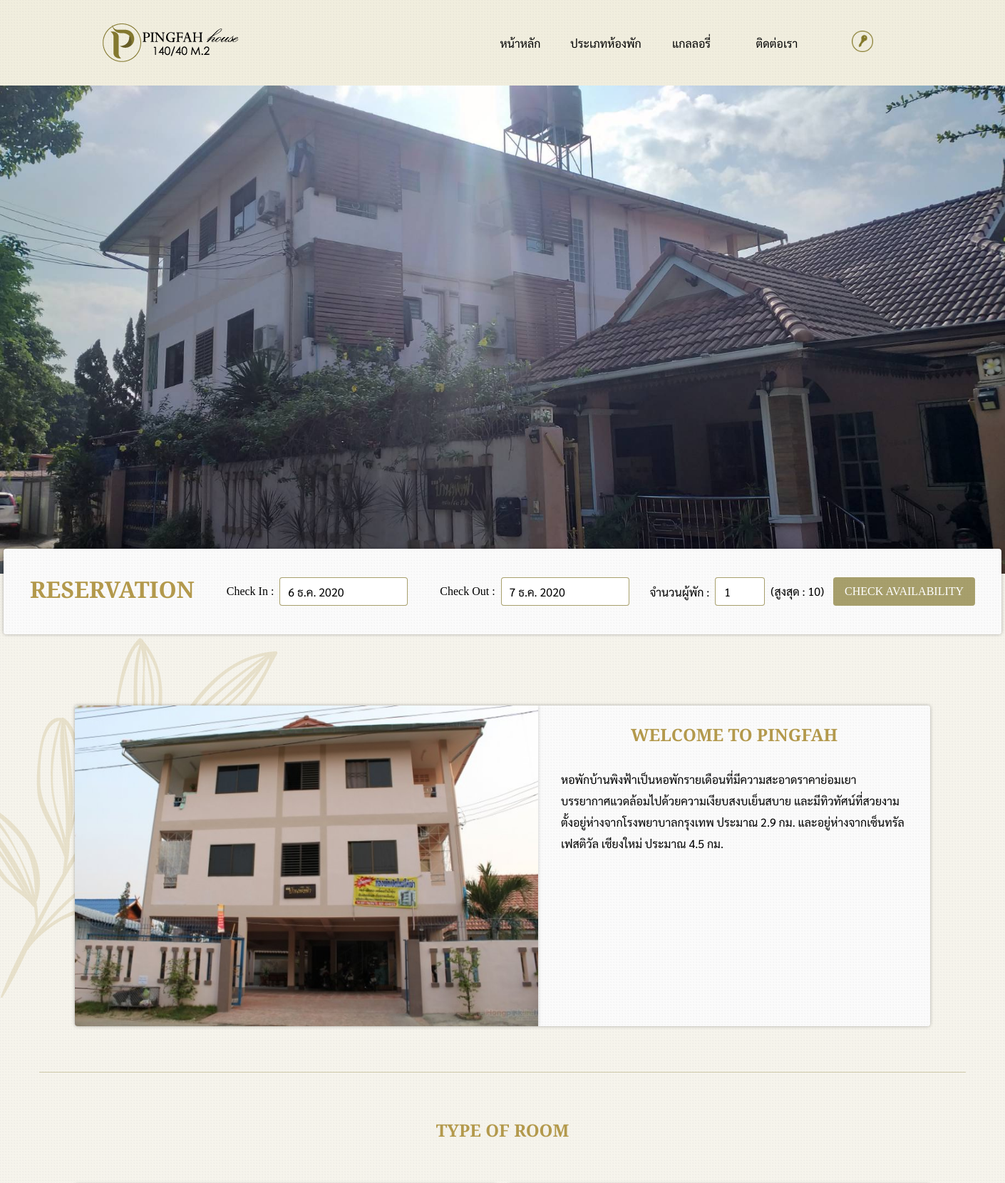
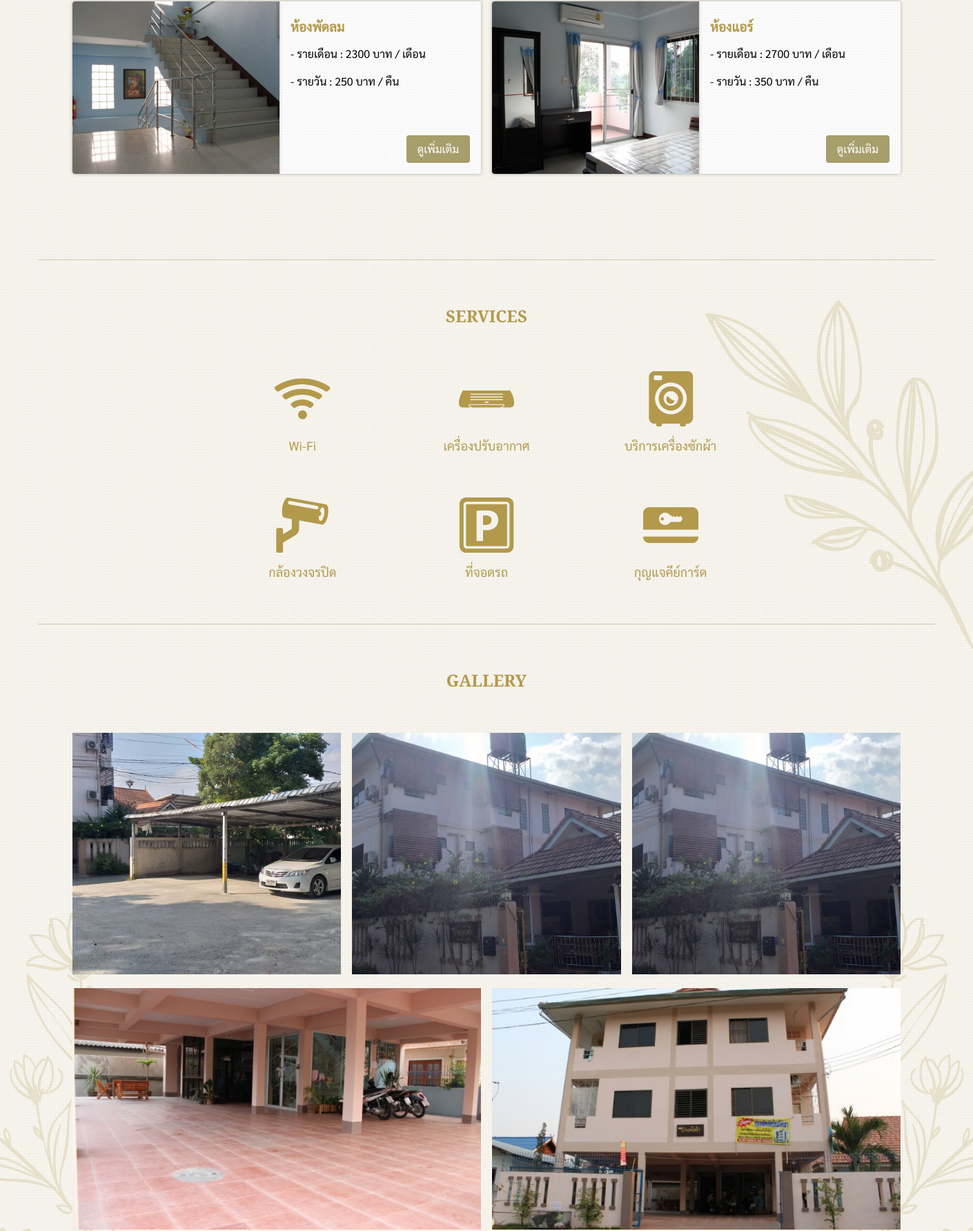
The page / (upper part) on the database its author committed (2 pictures, top to bottom).
### tables this page shows
CREATE TABLE `roomdetail` (
  `type` varchar(255) NOT NULL,
  `water_bill` float(255,2) DEFAULT NULL,
  `elec_bill` float(255,2) DEFAULT NULL,
  `cable_charge` float(255,2) DEFAULT NULL,
  `fines` float(255,2) DEFAULT NULL,
  `price` float(255,2) DEFAULT NULL,
  `pic1` varchar(255) DEFAULT NULL,
  `pic2` varchar(255) DEFAULT NULL,
  `pic3` varchar(255) DEFAULT NULL,
  `pic4` varchar(255) DEFAULT NULL,
  `pic5` varchar(255) DEFAULT NULL,
  `pic6` varchar(255) DEFAULT NULL,
  `detail` varchar(255) DEFAULT NULL,
  `daily_price` float(255,2) DEFAULT NULL
);

CREATE TABLE `gallery` (
  `gallery_id` int(11) NOT NULL,
  `gallery_name` varchar(200) NOT NULL
);

### index.php (the view, shortened to what this page needs)
<?php
include('pages/connection.php');
?>
<!DOCTYPE html>
<html lang="en">
<head>
    <link rel="stylesheet" href="css/main.css">
    <link rel="stylesheet" href="css/my-style.css">
    <link href="https://unpkg.com/aos@2.3.1/dist/aos.css" rel="stylesheet">
</head>
<body onload="bannerload()">
    <?php include('components/maintopbar.php') ?>
    <div style="position:relative;">
        <div class="banner">
            <img src="img/tool/13136571044859.jpg" alt="" id="banner">
        </div>
        <div class="reservation" id="re">
            <div class="card">
                <strong><label class="topic">RESERVATION</label></strong>
                <div style="padding:0 16px 0 32px">
                    <div style="display:flex;align-items:center;">
                        <label style="font-family: 'Playfair Display', serif;">Check In : </label>
                        <div style="position:relative;padding-left:8px;height:40px;">
                            <p id="check_in_date" class="dateText"></p>
                        </div>
                    </div>
                </div>
                <div style="padding:0 16px">
                    <div style="display:flex;align-items:center;">
                        <label style="font-family: 'Playfair Display', serif;">Check Out : </label>
                        <div style="position:relative;padding-left:8px;height:40px;">
                            <p id="check_out_date" class="dateText"></p>
                        </div>
                    </div>
                </div>
                <div style="display:flex;align-items:center;">
                    <label>จำนวนผู้พัก : </label>
                    <div style="position:relative;padding:0 8px;height:40px;">
                        <input id="people" type="number" min="1" max="10" value="1">
                    </div>
                    <label style="line-height:0px">(สูงสุด : 10)</label>
                </div>
                <button type="button" onclick="checkRoom()">CHECK AVAILABILITY</button>
            </div>
        </div>
    </div>
    <div class="about" data-aos="fade-up" data-aos-duration="1000" data-aos-once="true">
        <div class="about-detail">
            <img src="img/tool/sub1.jpg" alt="">
            <div style="padding:24px 32px;">
                <h2>WELCOME TO PINGFAH</h2>
                <div style="padding-top:32px;">
                    <p>หอพักบ้านพิงฟ้าเป็นหอพักรายเดือนที่มีความสะอาดราคาย่อมเยา
                        บรรยากาศแวดล้อมไปด้วยความเงียบสงบเย็นสบาย และมีทิวทัศน์ที่สวยงาม ตั้งอยู่ห่างจากโรงพยาบาลกรุงเทพ
                        ประมาณ 2.9 กม. และอยู่ห่างจากเซ็นทรัลเฟสติวัล เชียงใหม่ ประมาณ 4.5 กม.</p>
                </div>
            </div>
        </div>
    </div>
    <div class="hr"></div>
    <div class="room-box">
        <div class="room-detail" data-aos="fade-up" data-aos-duration="1000" data-aos-once="true">
            <h2>TYPE OF ROOM</h2>
            <div class="room-grid">
                <?php
                $roomData = "SELECT * FROM roomdetail";
                $result = $conn->query($roomData);
                    while($row = $result->fetch_assoc()) {
                ?>
                <div class="detail-grid">
                    <img src="<?php if(isset($row['pic1'])){ echo "pages/images/roomdetail/" .$row['pic1'];}else{ echo 'img/tool/no-img.png'; } ?>"
                        alt="">
                    <div class="detail">
                        <div>
                            <h3>ห้อง<?php echo $row['type']?></h3>
                            <p>- รายเดือน : <?php echo intval($row['price']); ?> บาท / เดือน</p>
                            <p>- รายวัน : <?php echo intval($row['daily_price']); ?> บาท / คืน</p>
                        </div>
                        <div style="display:flex;justify-content:flex-end">
                            <a
                                href="pages/roomDetail.php?room_type=<?php echo $row['type']; ?>"><button>ดูเพิ่มเติม</button></a>
                        </div>
                    </div>
                </div>
                <?php
                    }
                ?>
            </div>
        </div>
    </div>
    <div class="hr"></div>
    <div class="submain2-box" data-aos="fade-up" data-aos-duration="1000" data-aos-once="true">
        <div>
            <h2 class="submain2-topic">SERVICES</h2>
            <div class="submain2-grid">
                <div>
                    <img src="img/tool/wifi2.png" alt="" class="icon-img">
                    <p>Wi-Fi</p>
                </div>
                <div>
                    <img src="img/tool/air2.png" alt="" class="icon-img">
                    <p>เครื่องปรับอากาศ</p>
                </div>
                <div>
                    <img src="img/tool/wash2.png" alt="" class="icon-img">
                    <p>บริการเครื่องซักผ้า</p>
                </div>
                <div>
                    <img src="img/tool/camera2.png" alt="" class="icon-img">
                    <p>กล้องวงจรปิด</p>
                </div>
                <div>
                    <img src="img/tool/park2.png" alt="" class="icon-img">
                    <p>ที่จอดรถ</p>
                </div>
                <div>
                    <img src="img/tool/key2.png" alt="" class="icon-img">
                    <p>กุญแจคีย์การ์ด</p>
                </div>
            </div>
        </div>
    </div>
    <div class="hr"></div>
    <div class="gallery" data-aos="fade-up" data-aos-duration="1000" data-aos-once="true">
        <div>
            <h2>Gallery</h2>
            <div class="gallery-grid">
                <?php
                    $num = 1;
                    $sql = "SELECT * FROM gallery ORDER BY gallery_id DESC LIMIT 8";
                    $result = $conn->query($sql);
                    if ($result->num_rows > 0) {
                        while($row = $result->fetch_assoc()) {
                ?>
                <div class="img<?php echo $num; ?>">
                    <img src="pages/images/gallery/<?php echo $row['gallery_name']; ?>" alt="">
                </div>
                <?php
                            $num++;
                        }
                    }else{
                        echo "ไม่มีรูปภาพ";
                    }
                ?>
            </div>
        </div>
    </div>
    <?php include('components/mainFoot.php') ?>
</body>
</html>

### css/mainTop.css (style rules this page uses)
* { margin: 0; padding: 0; box-sizing: border-box; font-family: Sarabun; }

### css/mainFoot.css (style rules this page uses)
* { margin: 0; padding: 0; box-sizing: border-box; }

### rows shown on the page
roomdetail: pic1 (picture), type "พัดลม", price "2300", daily_price "250"
roomdetail: pic1 (picture), type "แอร์", price "2700", daily_price "350"
gallery: gallery_name (picture)
gallery: gallery_name (picture)
gallery: gallery_name (picture)
gallery: gallery_name (picture)
gallery: gallery_name (picture)
